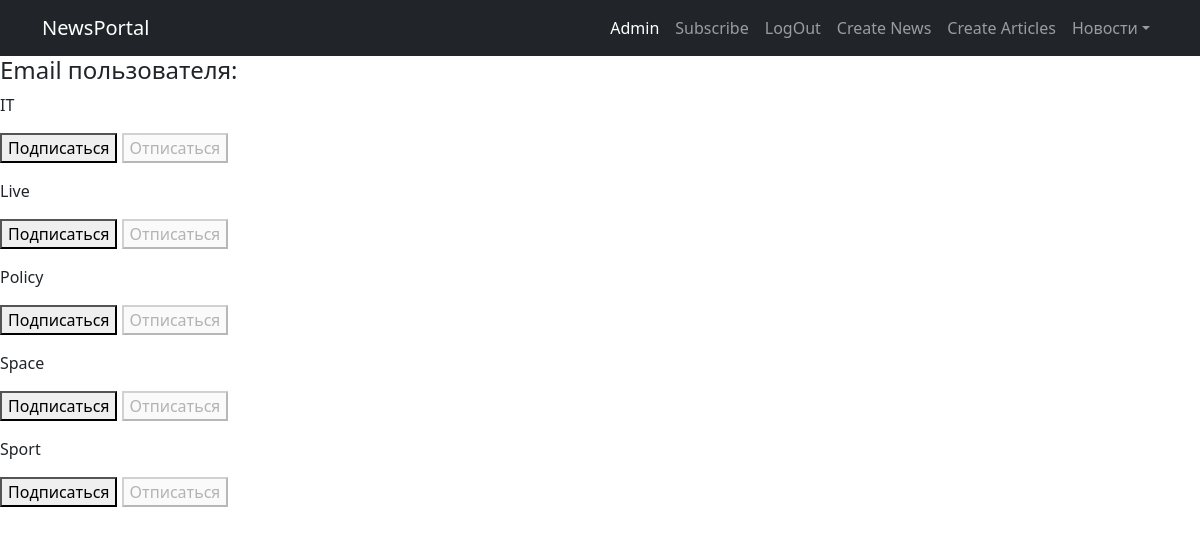
Page /subscriptions/ (signed in) on the committed database.
### News/models.py (models this page shows, shortened)
class Category(models.Model):
    name = models.CharField(max_length=64, unique=True)
    subscribers = models.ManyToManyField(User, related_name='categories')
    class Meta:
        verbose_name = 'Категория'
        verbose_name_plural = 'Категории'

### News/views.py (the view, shortened to what this page needs)
# urls.py: path('subscriptions/', subscriptions, name='subscriptions'),
@login_required
@csrf_protect
def subscriptions(request):
    categories_with_subscriptions = Category.objects.annotate(
        user_subscribed=Exists(
            Subscriber.objects.filter(
                user=request.user,
                category=OuterRef('pk'),
            )
        )
    ).order_by('name')
    return render(
        request,
        'news/subscriptions.html',
        {'categories': categories_with_subscriptions},
    )

### News/context_processors.py (called while the page is built)
def news_for_header(request):
    return {
        'news_for_header': Post.objects.order_by('-dateCreation')
    }

### templates/news/subscriptions.html (shortened to what this page needs)
{% extends 'flatpages/default.html' %}
{% block content %}
	<h4>Еmail пользователя: {{ user.email }}</h4>
	{% for category in categories %}
		<p>
			{{ category.name }}
		<form method="post">
			{% if category.user_subscribed %}
				<button disabled>Подписаться</button>
				<button name="action" value="unsubscribe">Отписаться</button>
			{% else %}
				<button name="action" value="subscribe">Подписаться</button>
				<button disabled>Отписаться</button>
			{% endif %}
		</form>
		</p>
	{% endfor %}
{% endblock content %}

### rows in the picture
Category: name "IT", shows "Подписаться"
Category: name "Live", shows "Подписаться"
Category: name "Policy", shows "Подписаться"
Category: name "Space", shows "Подписаться"
Category: name "Sport", shows "Подписаться"
